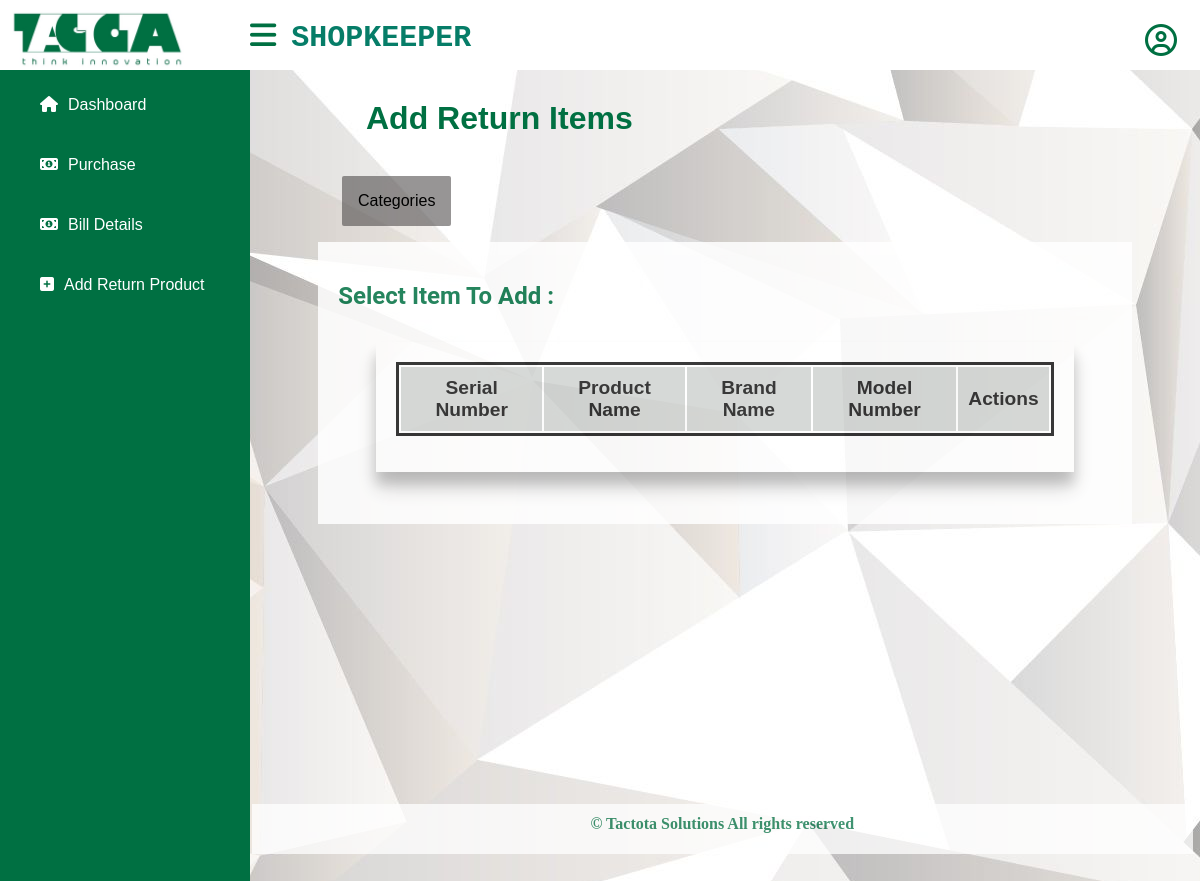
Before: /views/shopkeeper_return_items.php with the older database file.
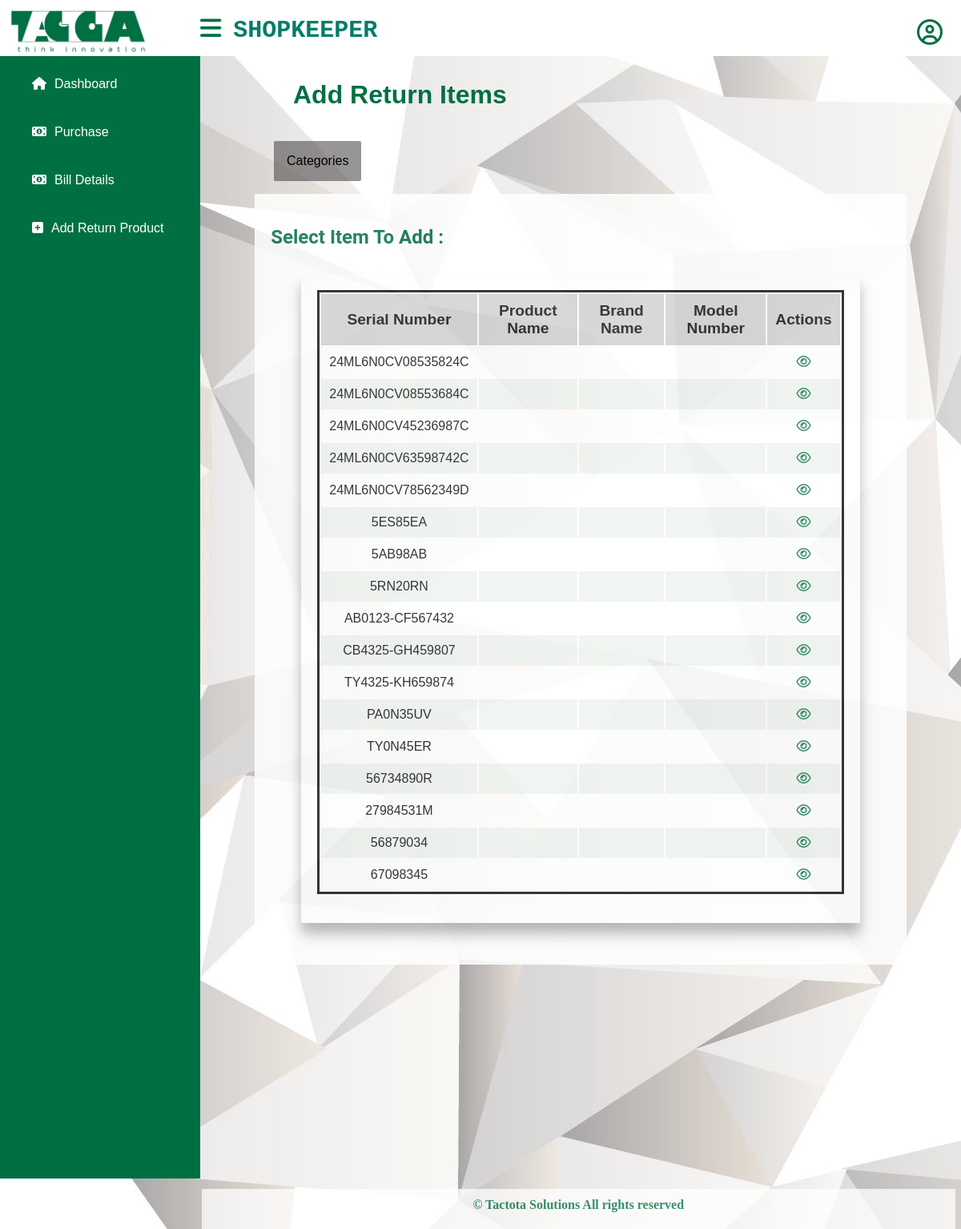
After: the same page with the newer database file.
### tables this page shows
CREATE TABLE `items` (
  `item_id` int(30) NOT NULL,
  `item_status` tinyint(1) NOT NULL,
  `serial_no` varchar(30) NOT NULL,
  `p_id` int(30) NOT NULL
);

### model/database.php (called while the page is built, shortened)
<?php
class database
{
    private static $_instance;
    private $_connection;
    public static function getInstance() {
        if(!isset(self::$_instance)) {
            self::$_instance = new self();
        }
        return self::$_instance;
    }
    private function __construct() {
        $this->_connection = new mysqli(host, username, password, dbname);
    }
    public function getConnection() {
        return $this->_connection;
    }
}

### controller/inventory_maintain.php (called while the page is built, shortened)
<?php
require_once("../model/inventory_maintain_model.php");
class inventory_maintain
{
    public function __construct()
    {
        $this->inven = new inventory_maintain_model();
    }
    public function display_shopkeeper_return_items(){
        return $this->inven->shopkeeper_return_items();
    }
}

### model/inventory_maintain_model.php (called while the page is built, shortened)
<?php
require_once("database.php");
class inventory_maintain_model
{
    public function __construct() {
        $this->mysqli = database::getInstance()->getConnection();
    }
    public function shopkeeper_return_items(){
        $query=$this->mysqli->query("SELECT * FROM  product_list INNER JOIN items ON product_list.p_id=items.p_id AND items.item_status='1'");
        while ($row = $query->fetch_assoc()) {
            $result[]= $row;
        }
        return $result;
    }
}

### model/authenitication_model.php (called while the page is built, shortened)
<?php
   require_once("database.php");
class authenitication_model{
    public function get_username($id){
        $result = "";
            return $result;
    }
}

### views/shopkeeper_return_items.php (the view, shortened to what this page needs)
<?php
   include 'shopkeeper_sidebar.php';
   require '../controller/inventory_maintain.php';
   $data=new inventory_maintain();
   $sql=$data->display_shopkeeper_return_items();
?>
<head>
    <link rel="stylesheet" href="../public/css/dropdown.css">
</head>
<div class="content" style="width:auto;">
    <h1 id="tbl-heading">Add Return Items</h1><br/>
    <div class="dropdown">
    <ul style="position:relative;z-index:10;">
        <li><a href="#">Categories</a>
        </li>
    </ul>
</div>
    <div class="page">
    <h2 style="color:#007042;">Select Item To Add :</h2>
    <div class="view-tbl">
       <table>
            <thead>
                <tr>
                   <th> Serial Number</th>
                    <th> Product Name</th>
                    <th> Brand Name</th>
                    <th> Model Number</th>
                    <th>Actions</th>
                </tr>
            </thead>
            <tbody>
            <?php
            foreach ($sql as $k => $v)
            {
                ?>
                <tr>
                    <td><?php echo $sql[$k]["serial_no"] ?></td>
                    <td><?php echo $sql[$k]["p_name"] ?></td>
		            <td><?php echo $sql[$k]["brand_name"] ?></td>
                    <td><?php echo $sql[$k]["model_no"] ?></td>
                    <td><a href="../controller/inventory_maintain.php?action=display_onereturnitem_details&id=<?php  echo $sql[$k]["serial_no"]; ?>" class="view">
                    <i class="fa fa-eye" aria-hidden="true" id="tbl-icon"></i></a></td>
                </tr>
                <?php
            } ?>
            </tbody>
       </table>
    </div>
    </div>
    <div class="footer">
		<p>© Tactota Solutions All rights reserved </p>
    </div>
</div>

Changed rows visible on the page:
added items: serial_no "24ML6N0CV08535824C"
added items: serial_no "24ML6N0CV08553684C"
added items: serial_no "24ML6N0CV45236987C"
added items: serial_no "24ML6N0CV63598742C"
added items: serial_no "24ML6N0CV78562349D"
added items: serial_no "5ES85EA"
added items: serial_no "5AB98AB"
added items: serial_no "5RN20RN"
added items: serial_no "AB0123-CF567432"
added items: serial_no "CB4325-GH459807"
added items: serial_no "TY4325-KH659874"
added items: serial_no "PA0N35UV"
added items: serial_no "TY0N45ER"
added items: serial_no "56734890R"
added items: serial_no "27984531M"
added items: serial_no "56879034"
added items: serial_no "67098345"
